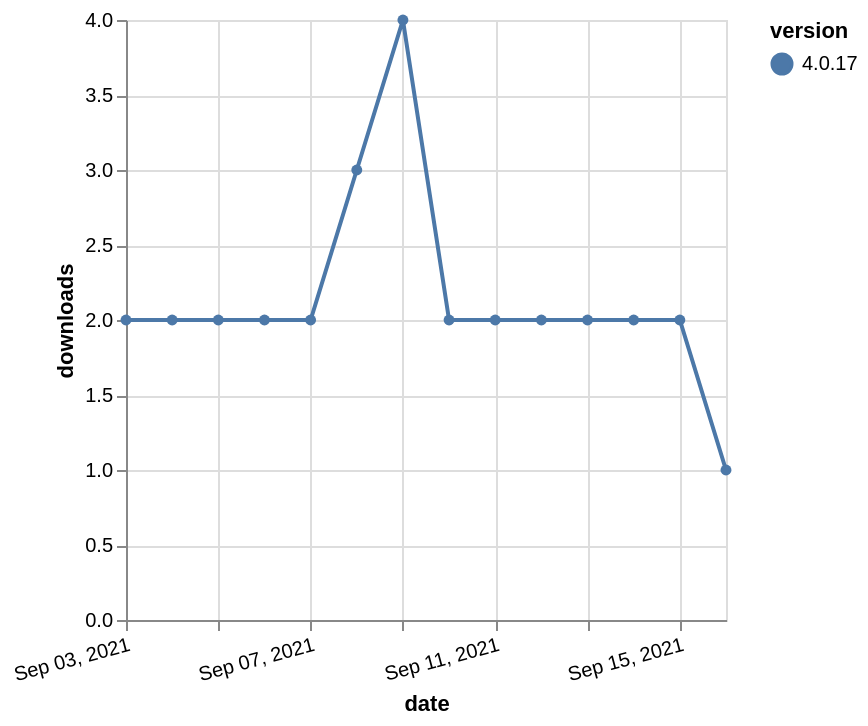

Source (Vega-Lite JSON):
### Vega-Lite specification from a JSON file in a GitHub repository (floating-point values rounded to 4 significant figures)
{"$schema": "https://vega.github.io/schema/vega-lite/v5.json", "description": "A simple bar chart with embedded data.", "data": {"values": [{"date": "2021-09-03", "total": 3917, "delta": 2, "version": "4.0.17"}, {"date": "2021-09-04", "total": 3919, "delta": 2, "version": "4.0.17"}, {"date": "2021-09-05", "total": 3921, "delta": 2, "version": "4.0.17"}, {"date": "2021-09-06", "total": 3923, "delta": 2, "version": "4.0.17"}, {"date": "2021-09-07", "total": 3925, "delta": 2, "version": "4.0.17"}, {"date": "2021-09-08", "total": 3928, "delta": 3, "version": "4.0.17"}, {"date": "2021-09-09", "total": 3932, "delta": 4, "version": "4.0.17"}, {"date": "2021-09-10", "total": 3934, "delta": 2, "version": "4.0.17"}, {"date": "2021-09-11", "total": 3936, "delta": 2, "version": "4.0.17"}, {"date": "2021-09-12", "total": 3938, "delta": 2, "version": "4.0.17"}, {"date": "2021-09-13", "total": 3940, "delta": 2, "version": "4.0.17"}, {"date": "2021-09-14", "total": 3942, "delta": 2, "version": "4.0.17"}, {"date": "2021-09-15", "total": 3944, "delta": 2, "version": "4.0.17"}, {"date": "2021-09-16", "total": 3945, "delta": 1, "version": "4.0.17"}]}, "width": "container", "mark": {"type": "line", "point": {"filled": true}}, "encoding": {"x": {"field": "date", "type": "temporal", "timeUnit": "yearmonthdate", "title": "date", "axis": {"labelAngle": -15}}, "y": {"field": "delta", "type": "quantitative", "title": "downloads"}, "color": {"field": "version", "type": "nominal"}, "tooltip": {"field": "delta"}}}
